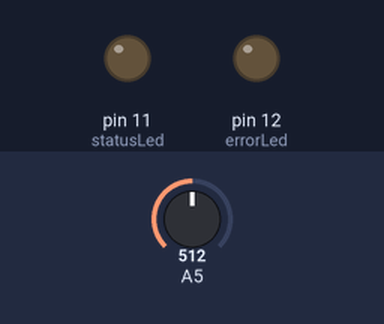
Bench run of a sketch on a simulated Arduino Mega 2560, built with avr-gcc and run on an emulated ATmega2560. Shown: output pins drawn as LEDs (lit = HIGH). The inputs (shaded band) are chosen by the test bench; at power-on: A5 = 512.

Above: at 2.5 s.
At 5.12 s:
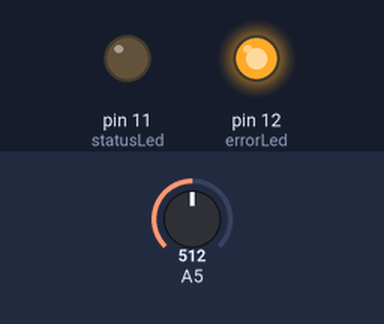
Timing chart, 0 to 8.1 s (numbered marks = the images above):
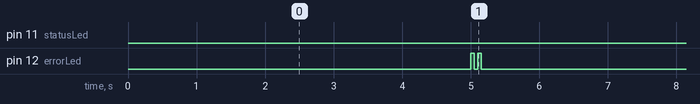

Measured:
- by itself, pin 11 (statusLed): LOW → HIGH at 18.5 s, → LOW 0.10 s later, → HIGH 6.2 s later, → LOW 0.10 s later, … (36 changes in this stretch)
- by itself, pin 12 (errorLed): repeats every 6.2 s: LOW 0.05 s, HIGH 0.05 s, LOW 6.0 s, HIGH 0.05 s

The sketch:

test.ino
```cpp
// (licence header left out)
#include <XBee.h>

/*
This example is for Series 1 XBee
Sends a TX16 or TX64 request with the value of analogRead(pin5) and checks the status response for success
Note: In my testing it took about 15 seconds for the XBee to start reporting success, so I've added a startup delay
*/

XBee xbee = XBee();

unsigned long start = millis();

// allocate two bytes for to hold a 10-bit analog reading
uint8_t payload[] = { 0, 0 };

// with Series 1 you can use either 16-bit or 64-bit addressing

// 16-bit addressing: Enter address of remote XBee, typically the coordinator
Tx16Request tx = Tx16Request(0xFFFF, payload, sizeof(payload));

// 64-bit addressing: This is the SH + SL address of remote XBee
//XBeeAddress64 addr64 = XBeeAddress64(0x0013a200, 0x4008b490);
// unless you have MY on the receiving radio set to FFFF, this will be received as a RX16 packet
//Tx64Request tx = Tx64Request(addr64, payload, sizeof(payload));

TxStatusResponse txStatus = TxStatusResponse();

int pin5 = 0;

int statusLed = 11;
int errorLed = 12;

void flashLed(int pin, int times, int wait) {

    for (int i = 0; i < times; i++) {
      digitalWrite(pin, HIGH);
      delay(wait);
      digitalWrite(pin, LOW);

      if (i + 1 < times) {
        delay(wait);
      }
    }
}

void setup() {
  pinMode(statusLed, OUTPUT);
  pinMode(errorLed, OUTPUT);
  Serial1.begin(9600);
  Serial.begin(9600);
  xbee.setSerial(Serial1);
}

void loop() {

   // start transmitting after a startup delay.  Note: this will rollover to 0 eventually so not best way to handle
    if (millis() - start > 15000) {
      // break down 10-bit reading into two bytes and place in payload
      pin5 = analogRead(5);
      payload[0] = pin5 >> 8 & 0xff;
      payload[1] = pin5 & 0xff;

      xbee.send(tx);

      // flash TX indicator
      flashLed(statusLed, 1, 100);
    }

    // after sending a tx request, we expect a status response
    // wait up to 5 seconds for the status response
    if (xbee.readPacket(5000)) {
        // got a response!

        // should be a znet tx status
    	if (xbee.getResponse().getApiId() == TX_STATUS_RESPONSE) {
    	   xbee.getResponse().getTxStatusResponse(txStatus);

    	   // get the delivery status, the fifth byte
           if (txStatus.getStatus() == SUCCESS) {
            	// success.  time to celebrate
             	flashLed(statusLed, 5, 50);
           } else {
            	// the remote XBee did not receive our packet. is it powered on?
             	flashLed(errorLed, 3, 500);
           }
        }
    } else if (xbee.getResponse().isError()) {
      //nss.print("Error reading packet.  Error code: ");
      //nss.println(xbee.getResponse().getErrorCode());
      // or flash error led
    } else {
      // local XBee did not provide a timely TX Status Response.  Radio is not configured properly or connected
      flashLed(errorLed, 2, 50);
    }

    delay(1000);
}
```
